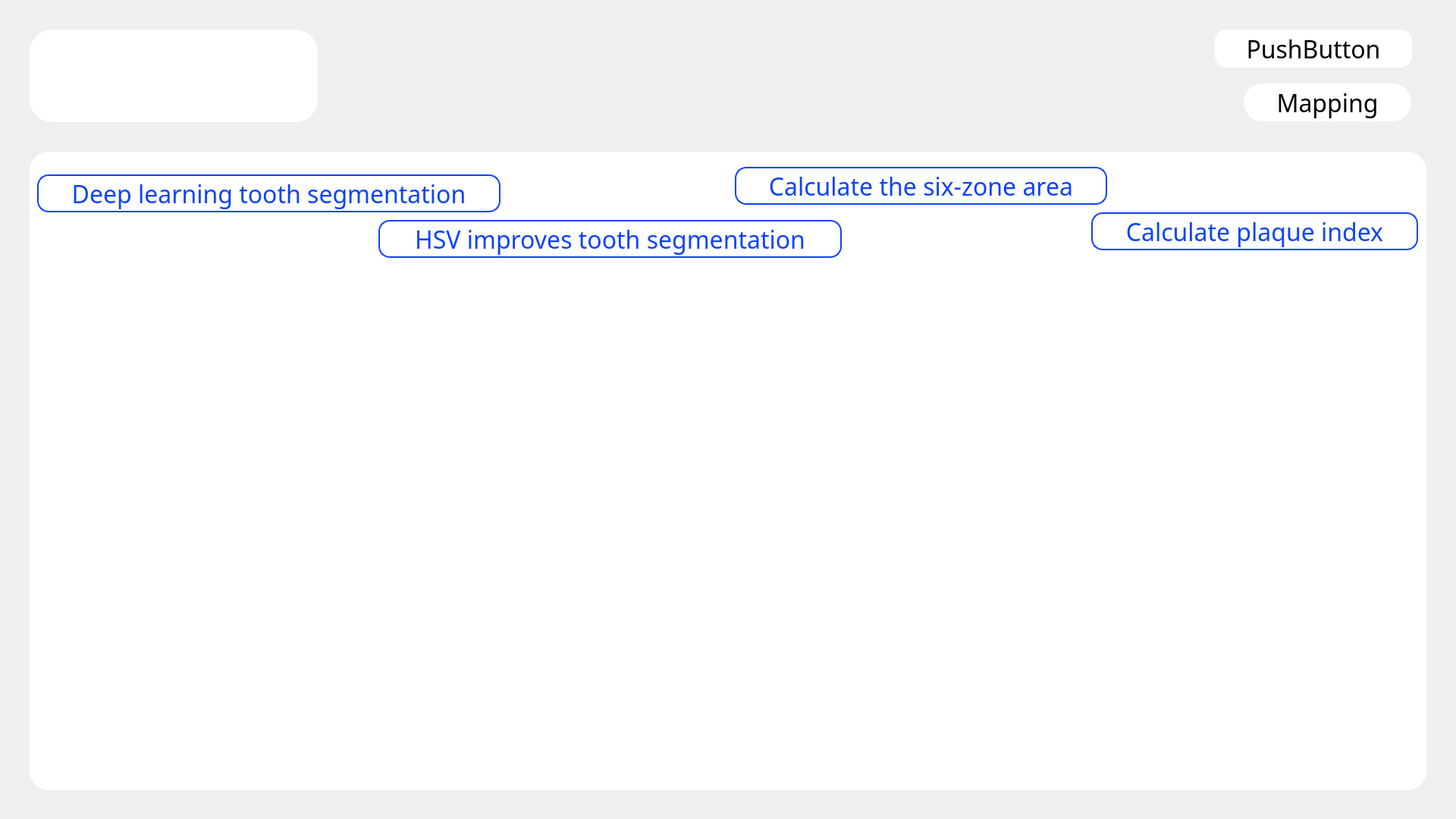
<?xml version="1.0" encoding="UTF-8"?>
<ui version="4.0">
 <class>N</class>
 <widget class="QDialog" name="N">
  <property name="geometry">
   <rect>
    <x>0</x>
    <y>0</y>
    <width>1920</width>
    <height>1080</height>
   </rect>
  </property>
  <property name="windowTitle">
   <string>Dialog</string>
  </property>
  <property name="styleSheet">
   <string notr="true">QDialog {
    background-image: url(back.png);
    background-repeat: no-repeat;
    background-position: center;
}</string>
  </property>
  <widget class="QLabel" name="logo">
   <property name="geometry">
    <rect>
     <x>39</x>
     <y>39</y>
     <width>380</width>
     <height>122</height>
    </rect>
   </property>
   <property name="font">
    <font>
     <family>微軟正黑體</family>
     <pointsize>16</pointsize>
    </font>
   </property>
   <property name="styleSheet">
    <string notr="true">QLabel#logo {
    background-color: white !important;
    border-radius: 30px !important;
    background-image: url(logo.png);  /* 加入圖片 */
    background-repeat: no-repeat;  /* 防止重複 */
    background-position: center;  /* 置中圖片 */
    background-size: contain;  /* 讓圖片完整顯示，等比例縮放 */
}</string>
   </property>
   <property name="text">
    <string>&lt;html&gt;&lt;head/&gt;&lt;body&gt;&lt;p&gt;&lt;br/&gt;&lt;/p&gt;&lt;/body&gt;&lt;/html&gt;</string>
   </property>
  </widget>
  <widget class="QPushButton" name="btnLoad">
   <property name="geometry">
    <rect>
     <x>1602</x>
     <y>39</y>
     <width>260</width>
     <height>50</height>
    </rect>
   </property>
   <property name="font">
    <font>
     <family>微軟正黑體</family>
     <pointsize>24</pointsize>
    </font>
   </property>
   <property name="styleSheet">
    <string notr="true">QPushButton#btnLoad {
    background-color: white;  /* 預設背景白色 */
    border-radius: 15px;  /* 圓角 */
    padding: 0px 30px;  /* 內邊距確保不貼邊 */
    text-align: center;  /* 讓 icon 和文字可以調整間距 */
    qproperty-iconSize: 20px 20px;  /* 設定 icon 大小 */
    
    /* **加入陰影** */
    
}

/* 讓 icon 置中 */
QPushButton#btnLoad::icon {
    qproperty-alignment: AlignCenter;
}

/* **滑鼠懸浮時，背景變灰色，陰影變強** */
QPushButton#btnLoad:hover {
    background-color: #e2e2e2;  /* 懸浮時的背景顏色 */
    color: black;  /* 文字顏色保持不變 */
    
    /* **加強陰影** */
    box-shadow: 4px 4px 12px rgba(0, 0, 0, 0.3);
}
</string>
   </property>
   <property name="locale">
    <locale language="Chuvash" country="Russia"/>
   </property>
   <property name="text">
    <string>PushButton</string>
   </property>
   <property name="icon">
    <iconset>
     <normaloff>load.svg</normaloff>load.svg</iconset>
   </property>
   <property name="iconSize">
    <size>
     <width>20</width>
     <height>20</height>
    </size>
   </property>
  </widget>
  <widget class="QPushButton" name="btnMapping">
   <property name="geometry">
    <rect>
     <x>1640</x>
     <y>110</y>
     <width>221</width>
     <height>50</height>
    </rect>
   </property>
   <property name="font">
    <font>
     <family>微軟正黑體</family>
     <pointsize>24</pointsize>
    </font>
   </property>
   <property name="styleSheet">
    <string notr="true">QPushButton#btnMapping {
    background-color: white;  /* 預設背景白色 */
    border-radius: 25px;  /* 圓角 */
    padding: 0px 30px;  /* 內邊距確保不貼邊 */
    text-align: center;  /* 讓 icon 和文字可以調整間距 */
    qproperty-iconSize: 20px 20px;  /* 設定 icon 大小 */
}

/* 讓 icon 置中 */
QPushButton#btnMapping::icon {
    qproperty-alignment: AlignCenter;
}

/* **滑鼠懸浮時，背景變灰色** */
QPushButton#btnMapping:hover {
    background-color: #e2e2e2;  /* 懸浮時的背景顏色 */
    color: black;  /* 文字顏色保持不變 */
}
</string>
   </property>
   <property name="text">
    <string>Mapping</string>
   </property>
   <property name="icon">
    <iconset>
     <normaloff>mapping.svg</normaloff>mapping.svg</iconset>
   </property>
   <property name="iconSize">
    <size>
     <width>20</width>
     <height>20</height>
    </size>
   </property>
  </widget>
  <widget class="QWidget" name="back" native="true">
   <property name="geometry">
    <rect>
     <x>39</x>
     <y>200</y>
     <width>1842</width>
     <height>842</height>
    </rect>
   </property>
   <property name="styleSheet">
    <string notr="true">QWidget#back {
    background-color: white;
    border-radius: 25px;
}
</string>
   </property>
   <widget class="QPushButton" name="btnSix">
    <property name="geometry">
     <rect>
      <x>930</x>
      <y>20</y>
      <width>491</width>
      <height>50</height>
     </rect>
    </property>
    <property name="font">
     <font>
      <family>微軟正黑體</family>
      <pointsize>24</pointsize>
      <weight>50</weight>
      <bold>false</bold>
     </font>
    </property>
    <property name="styleSheet">
     <string notr="true">QPushButton#btnSix {
    background-color: white;  /* 初始背景白色 */
    border: 2px solid #0d43f9;  /* 邊框顏色 */
    border-radius: 15px;  /* 圓角 */
    color: #0d43f9;  /* 初始字體顏色 */
    padding: 0px 30px; 
    text-align: center;
}

/* **滑鼠移上去時，字體變白色，背景變藍色** */
QPushButton#btnSix:hover {
    background-color: #0d43f9;  /* 背景變藍色 */
    color: white;  /* 字體變白色 */
}
</string>
    </property>
    <property name="text">
     <string>Calculate the six-zone area</string>
    </property>
    <property name="icon">
     <iconset>
      <normaloff>Calculate.svg</normaloff>Calculate.svg</iconset>
    </property>
    <property name="iconSize">
     <size>
      <width>20</width>
      <height>20</height>
     </size>
    </property>
   </widget>
   <widget class="QPushButton" name="btnHSV">
    <property name="geometry">
     <rect>
      <x>460</x>
      <y>90</y>
      <width>611</width>
      <height>50</height>
     </rect>
    </property>
    <property name="font">
     <font>
      <family>微軟正黑體</family>
      <pointsize>24</pointsize>
      <weight>50</weight>
      <bold>false</bold>
     </font>
    </property>
    <property name="styleSheet">
     <string notr="true">QPushButton#btnHSV {
    background-color: white;  /* 初始背景白色 */
    border: 2px solid #0d43f9;  /* 邊框顏色 */
    border-radius: 15px;  /* 圓角 */
    color: #0d43f9;  /* 初始字體顏色 */
    padding: 0px 30px; 
    text-align: center;
}

/* **滑鼠移上去時，字體變白色，背景變藍色** */
QPushButton#btnHSV:hover {
    background-color: #0d43f9;  /* 背景變藍色 */
    color: white;  /* 字體變白色 */
}
</string>
    </property>
    <property name="text">
     <string>HSV improves tooth segmentation</string>
    </property>
    <property name="icon">
     <iconset>
      <normaloff>segmentation.svg</normaloff>segmentation.svg</iconset>
    </property>
    <property name="iconSize">
     <size>
      <width>20</width>
      <height>20</height>
     </size>
    </property>
   </widget>
   <widget class="QPushButton" name="btnDeep">
    <property name="geometry">
     <rect>
      <x>10</x>
      <y>30</y>
      <width>611</width>
      <height>50</height>
     </rect>
    </property>
    <property name="font">
     <font>
      <family>微軟正黑體</family>
      <pointsize>24</pointsize>
      <weight>50</weight>
      <bold>false</bold>
     </font>
    </property>
    <property name="styleSheet">
     <string notr="true">QPushButton#btnDeep {
    background-color: white;  /* 初始背景白色 */
    border: 2px solid #0d43f9;  /* 邊框顏色 */
    border-radius: 15px;  /* 圓角 */
    color: #0d43f9;  /* 初始字體顏色 */
    padding: 0px 30px; 
    text-align: center;
}

/* **滑鼠移上去時，字體變白色，背景變藍色** */
QPushButton#btnDeep:hover {
    background-color: #0d43f9;  /* 背景變藍色 */
    color: white;  /* 字體變白色 */
}
</string>
    </property>
    <property name="text">
     <string>Deep learning tooth segmentation</string>
    </property>
    <property name="icon">
     <iconset>
      <normaloff>segmentation.svg</normaloff>segmentation.svg</iconset>
    </property>
    <property name="iconSize">
     <size>
      <width>20</width>
      <height>20</height>
     </size>
    </property>
   </widget>
   <widget class="QPushButton" name="btnIndex">
    <property name="geometry">
     <rect>
      <x>1400</x>
      <y>80</y>
      <width>431</width>
      <height>50</height>
     </rect>
    </property>
    <property name="font">
     <font>
      <family>微軟正黑體</family>
      <pointsize>24</pointsize>
      <weight>50</weight>
      <bold>false</bold>
     </font>
    </property>
    <property name="styleSheet">
     <string notr="true">QPushButton#btnIndex {
    background-color: white;  /* 初始背景白色 */
    border: 2px solid #0d43f9;  /* 邊框顏色 */
    border-radius: 15px;  /* 圓角 */
    color: #0d43f9;  /* 初始字體顏色 */
    padding: 0px 30px; 
    text-align: center;
}

/* **滑鼠移上去時，字體變白色，背景變藍色** */
QPushButton#btnIndex:hover {
    background-color: #0d43f9;  /* 背景變藍色 */
    color: white;  /* 字體變白色 */
}
</string>
    </property>
    <property name="text">
     <string>Calculate plaque index</string>
    </property>
    <property name="icon">
     <iconset>
      <normaloff>Calculate.svg</normaloff>Calculate.svg</iconset>
    </property>
    <property name="iconSize">
     <size>
      <width>20</width>
      <height>20</height>
     </size>
    </property>
   </widget>
  </widget>
 </widget>
 <resources/>
 <connections/>
</ui>
